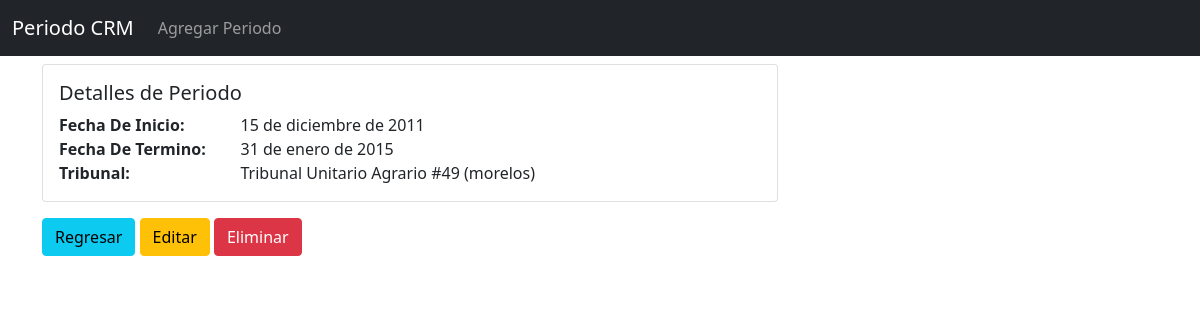
The page /periodo/detail/2 on the database its author committed.
### periodo/models.py (models this page shows, shortened)
class Periodo (models.Model):
    fecha_inicio = models.DateField(auto_now=False, auto_now_add=False)
    fecha_termino = models.DateField(auto_now=False, auto_now_add=False, null=True, blank=True)
    fk_tribunal = models.ForeignKey(Tribunal, on_delete=models.CASCADE)
    class Meta:
        db_table = 'Periodo'
        verbose_name = "periodo"
        ordering = ['fecha_inicio']
        verbose_name_plural = "periodos"
    def __str__(self):
        return f'{self.fecha_inicio} - {self.fk_tribunal}'

### tribunal/models.py (models this page shows, shortened)
class Tribunal (models.Model):
    ESTADO_CHOICES = (
        ("", ""),
        ("aguascalientes", "Aguascalientes"),
        ("baja_california", "Baja California"),
        ("baja_california_sur", "Baja California Sur"),
        ("campeche", "Campeche"),
        ("chiapas", "Chiapas"),
        ("chihuahua", "Chihuahua"),
        ("coahuila", "Coahuila"),
        ("colima", "Colima"),
        ("cdmx", "Ciudad de México / CDMX"),
        ("durango", "Durango"),
        ("estado_de_mexico", "Estado de México"),
        ("guanajuato", "Guanajuato"),
        ("guerrero", "Guerrero"),
        ("hidalgo", "Hidalgo"),
        ("jalisco", "Jalisco"),
        ("michoacan", "Michoacán"),
        ("morelos", "Morelos"),
        ("nayarit", "Nayarit"),
        ("nuevo_leon", "Nuevo León"),
        ("oaxaca", "Oaxaca"),
        ("puebla", "Puebla"),
        ("querétaro", "Querétaro"),
        ("quintana_roo", "Quintana Roo"),
        ("san_luis_potosi", "San Luis Potosí"),
        ("sinaloa", "Sinaloa"),
        ("sonora", "Sonora"),
        ("tabasco", "Tabasco"),
        ("tamaulipas", "Tamaulipas"),
        ("tlaxcala", "Tlaxcala"),
        ("veracruz", "Veracruz"),
        ("yucatan", "Yucatán"),
        ("zacatecas", "Zacatecas"),
        ("texcoco", "Texcoco"),
    )
    nombre = models.CharField(max_length=200)
    municipio = models.CharField(max_length=100)
    estado = models.CharField(max_length=50, choices=ESTADO_CHOICES)
    class Meta:
        db_table = 'Tribunal'
        verbose_name = "tribunal"
        verbose_name_plural = "tribunales"
    def __str__(self):
        return f'{self.nombre} ({self.estado})'

### periodo/views.py (the view)
# urls.py: path('detail/<int:pk>', PeriodoDetail.as_view(), name='detail'),
class PeriodoDetail(DetailView):
    model = Periodo
    context_object_name = 'periodo'

### periodo/templates/periodo/periodo_detail.html (shortened to what this page needs)
{% extends 'periodo/base.html' %}
{% block content %}
<main id="main" class="main">
    <section class="section dashboard mb-3">
        <div class="row">
            <div class="col-xl-8">
                <div class="card">
                    <div class="card-body pt-3">
                        <h5 class="card-title">Detalles de Periodo</h5>
                        <div class="row">
                            <div class="col-lg-3 col-md-4 label fw-bold">Fecha De Inicio:</div>
                            <div class="col-lg-9 col-md-8">{{periodo.fecha_inicio}}</div>
                        </div>
                        <div class="row">
                            <div class="col-lg-3 col-md-4 label fw-bold">Fecha De Termino:</div>
                            <div class="col-lg-9 col-md-8">{{periodo.fecha_termino}}</div>
                        </div>
                        <div class="row">
                            <div class="col-lg-3 col-md-4 label fw-bold">Tribunal:</div>
                            <div class="col-lg-9 col-md-8">{{periodo.fk_tribunal}}</div>
                        </div>
                    </div>
                </div>
            </div>
        </div>
    </section>
    <a class="btn btn-info" href="{% url 'periodo:index' %}">Regresar</a>
    <a class="btn btn-warning" href="{% url 'periodo:update' periodo.id %}">Editar</a>
    <a class="btn btn-danger" href="{% url 'periodo:delete' periodo.id %}">Eliminar</a>
</main>
{% endblock content %}

### rows shown on the page
Periodo: fecha_inicio "15 de diciembre de 2011", fecha_termino "31 de enero de 2015", fk_tribunal "Tribunal Unitario Agrario #49 (morelos)"
